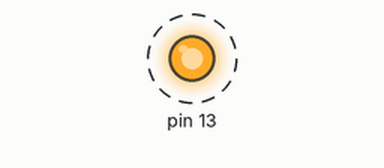
Bench run of a sketch on a simulated Arduino Uno, built with avr-gcc and run on an emulated ATmega328P. Shown: output pins drawn as LEDs (lit = HIGH). Dashed ring = blinking.

Above: at 0.5 s.
Timing chart, 0 to 4.6 s (numbered marks = the images above):
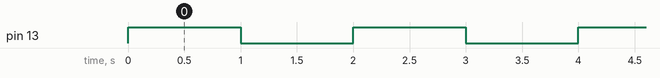

The sketch:

ak0155_sonsuzDongu.ino
```cpp
/*
  BU KOD NE YAPAR?
  Bu kod, 13 numaralı pindeki dahili LED'i 1 saniye yakıp 1 saniye söndürür (ak0010 gibi).
  Fark: yanıp sönme loop() yerine setup() içindeki sonsuz bir while (true) döngüsünde yapılır.
*/

/*
  ak0155 — Sonsuz döngü: loop() aslında ne? (harcama)
  Ne öğreneceğiz: Yeni fikir yok, bilerek: loop() aslında kartın senin yerine yazdığı
    sonsuz bir döngüdür. while (true) ile aynı döngüyü kendi ellerinle yazacaksın.
  Malzeme: sadece Arduino Uno kartı (USB kablosuyla bağlı)
  Devre: Yok — ak0010'daki dahili LED (pin 13), yeni malzeme yok.

  Şimdilik kara kutu (sonra açacağız):
    void   -> "fonksiyon" konusunda açılacak
    OUTPUT -> buton dersinde (ünite 2), INPUT ile birlikte açılacak
  Bunlara şimdilik dokunma, sırası gelince tek tek açacağız.

  kaynak: yok — kendi ak0010_dahiliLed kodun, while (true) bloğunun içine taşındı,
          loop() boş bırakıldı
*/

// --- KAVRAM ---
// loop() zaten kartın senin yerine yazdığı bir sonsuz döngüdür: setup() bitince
// baştan tekrar tekrar çalışır, sen ona "dur" demedikçe durmaz.
// while (true), koşulu HİÇ yanlış olmayan bir döngüdür — true (doğru) hep doğru
// olduğu için asla durmaz. Bu derste sonsuz döngüyü artık kartın kendisi değil,
// sen kuruyorsun.
void setup() {
  pinMode(13, OUTPUT);

  while (true) {
    digitalWrite(13, HIGH);
    delay(1000);
    digitalWrite(13, LOW);
    delay(1000);
  }
}

void loop() {
  // Bilerek boş: sonsuz döngüyü artık setup() içinde kendin yazdın, loop()'a hiç
  // sıra gelmiyor.
}

// --- SEN YAP ---
// 1) Bu kodu ak0010'daki koduyla yan yana koy. İkisi de kartta aynı şeyi mi yapıyor?
//    Hangi satırlar loop()'tan setup()'a taşındı?
// 2) setup() içine en başa Serial.begin(9600); ekle. while (true) bloğunun ALTINA
//    (hâlâ setup() içinde, döngüden SONRA) Serial.println("BITTI"); ekle. Kartta
//    yükle, Seri Monitör'ü aç. "BITTI" hiç görünmüyor — neden?
// 3) while (true) satırını while (false) yap. Ne oluyor? (LED hiç yanmaz — "hiçbir
//    zaman doğru olmayan" bir döngünün içine hiç girilmez.)
//
// Şu soruyu defterine yaz, cevabını arama: Bu döngüden nasıl çıkılır? Cevabı iki
// ünite sonra (butonla) göreceğiz.

// --- MERAK KÖŞESİ ---
// Neden while (1) değil while (true) yazdık?
// İkisi de aynı işi yapar: Arduino'da 1, sıfırdan farklı her sayı gibi "doğru" sayılır,
// bu yüzden while (1) de hiç bitmeyen bir döngü kurar. true kelimesi doğrudan "doğru"
// demek, okurken kafa karıştırmaz. Başka kodlarda while (1) da görebilirsin (örneğin
// bir sonraki derste) — ikisi aynı şeyi söylüyor, biri sayı diliyle, biri kelimeyle.
```

Measured:
- by itself, pin 13: alternates HIGH for 1.0 s and LOW for 1.0 s
